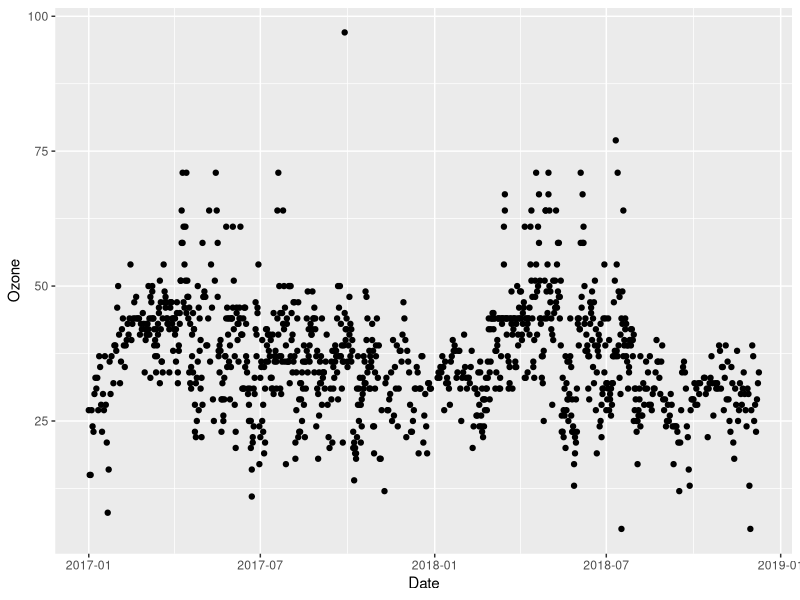
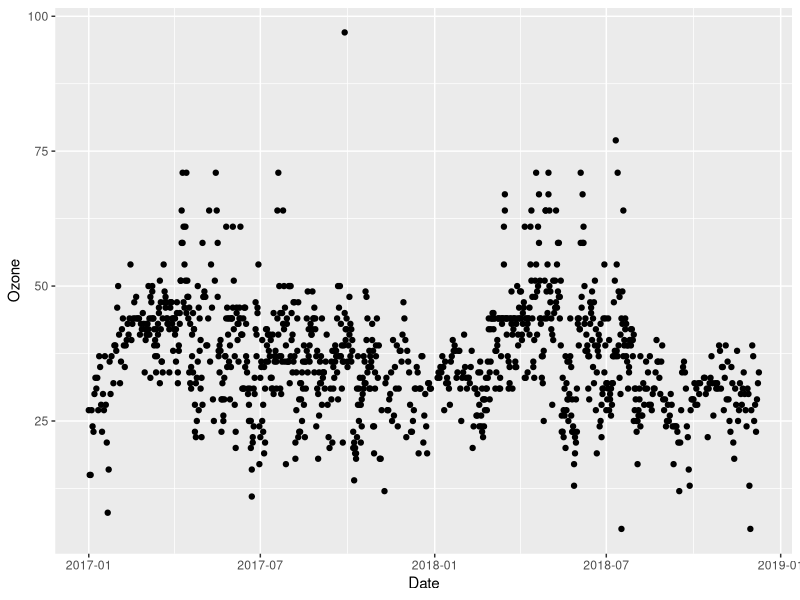
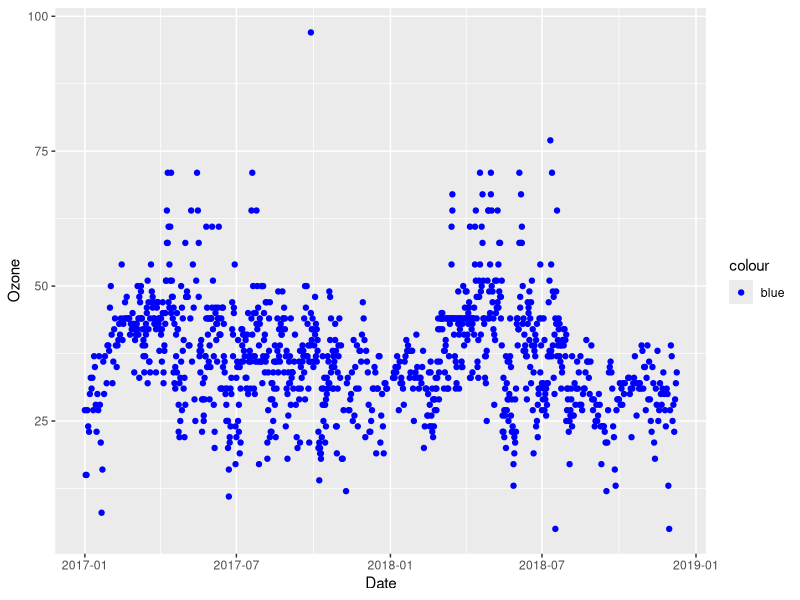
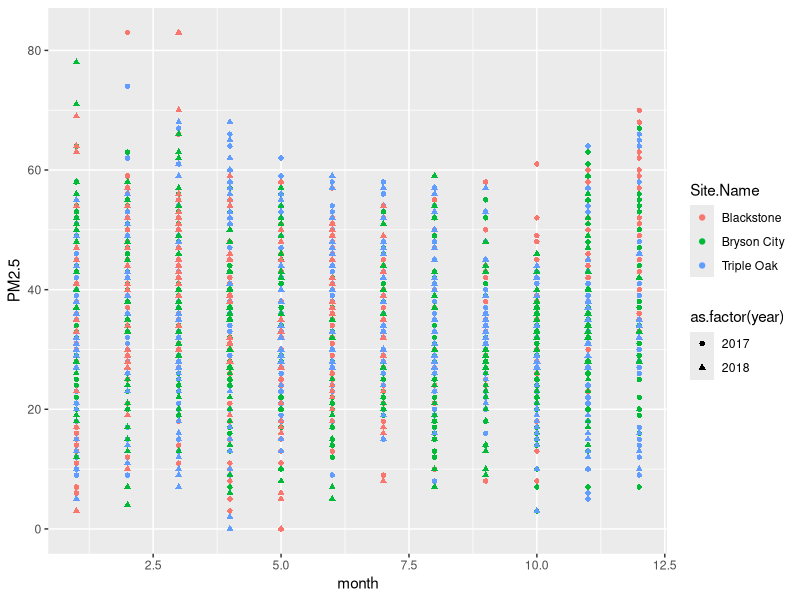
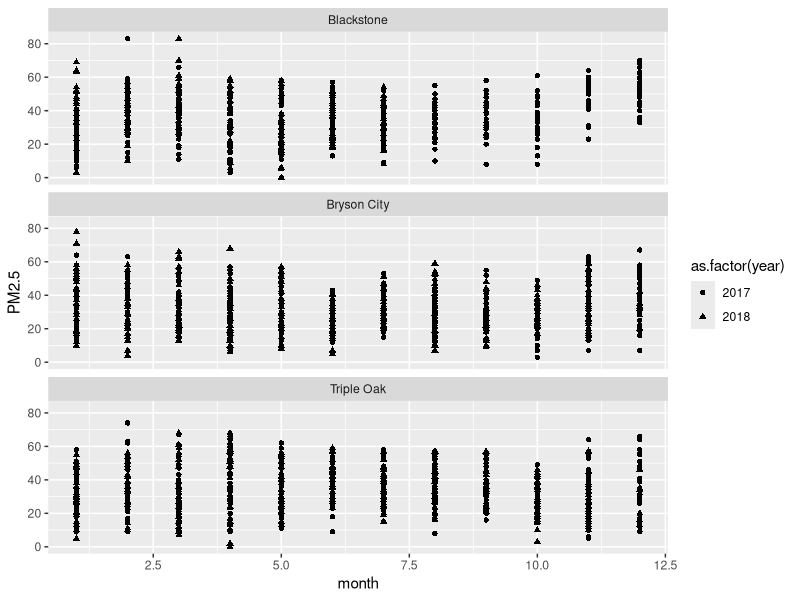
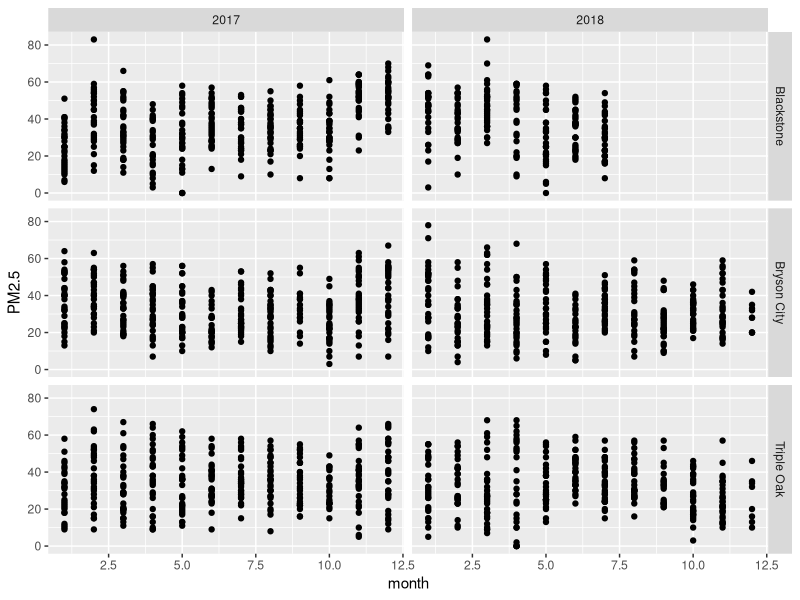
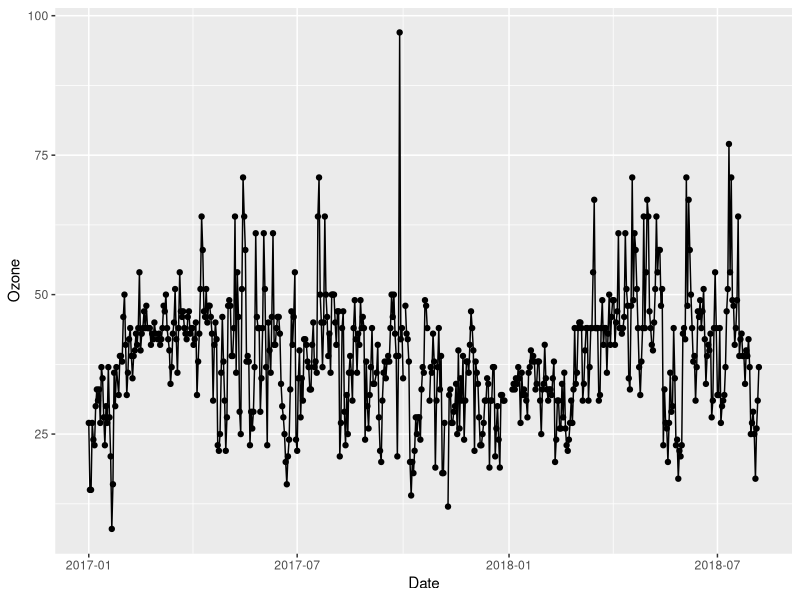
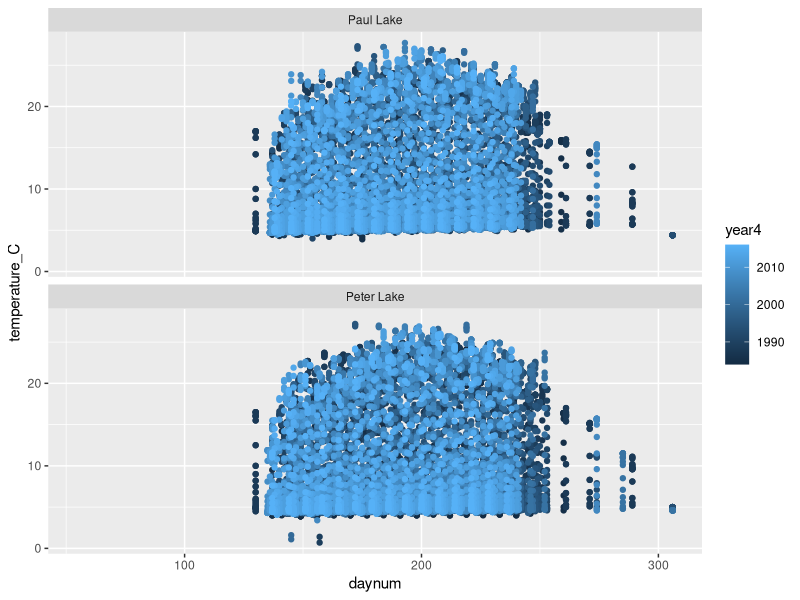

Write R code to recreate these figures, in order.
## ---- chunk 1
getwd()
library(tidyverse)

PeterPaul.chem.nutrients <- read.csv("./Data/Processed/NTL-LTER_Lake_Chemistry_Nutrients_PeterPaul_Processed.csv")
PeterPaul.nutrients.gathered <- read.csv("./Data/Processed/NTL-LTER_Lake_Nutrients_PeterPaulGathered_Processed.csv")
PeterPaul.chem.nutrients.summaries <- read.csv("./Data/Processed/NTL-LTER_Lake_Summaries_PeterPaul_Processed.csv")
EPAair <- read.csv("./Data/Processed/EPAair_O3_PM25_NC1718_Processed.csv.csv")

EPAair$Date <- as.Date(EPAair$Date, format = "%Y-%m-%d")
PeterPaul.chem.nutrients$sampledate <- as.Date(PeterPaul.chem.nutrients$sampledate, format = "%Y-%m-%d")

## ---- chunk 2
# Scatterplot
ggplot(EPAair, aes(x = Date, y = Ozone)) +  #inside aesthetic put x,y
  geom_point() #called a layer, within this layer, specify asethetics;
#geom_point(df2,), you can have another dataframe with some factor matches.
O3plot <- ggplot(EPAair) +
  geom_point(aes(x = Date, y = Ozone))
print(O3plot)

# Fix this code # 在geom后面aes后面的括号里，都是base on dataset的，假如color blue是一个general的东西，就给它放在括号外面就好了。
O3plot2 <- ggplot(EPAair) +
  geom_point(aes(x = Date, y = Ozone, color = 'blue'))+
scale_color_manual(values = c('blue' = 'blue'))
print(O3plot2)

# Add additional variables
library(lubridate)
EPAair<-
  EPAair%>%
 mutate(month = month(Date)) %>%
  mutate(year=year(Date))
PMplot <- 
  ggplot(EPAair, aes(x = month, y = PM2.5, shape = as.factor(year), color = Site.Name)) +
  geom_point()
print(PMplot)

# Separate plot with facets #One column with different levels
PMplot.faceted <-
  ggplot(EPAair, aes(x = month, y = PM2.5, shape = as.factor(year))) +
  geom_point() +
  facet_wrap(vars(Site.Name), nrow = 3)
print(PMplot.faceted)

PMplot.faceted2 <-
  ggplot(EPAair, aes(x = month, y = PM2.5)) +
  geom_point() +
  facet_grid(Site.Name ~ year)
print(PMplot.faceted2)

# Filter dataset within plot building #take subset in the first line. The first line after GGplot should always indicate a dataset
O3plot.Blackstone <- 
  ggplot(subset(EPAair, Site.Name == "Blackstone"), aes(x = Date, y = Ozone)) + 
  geom_point() +
  geom_line()
print(O3plot.Blackstone)

# Exercise: build your own scatterplots of PeterPaul.chem.nutrients

# 1. 
# Plot surface temperatures by day of  year. 
# Color your points by year, and facet by lake in two rows.
PeterTemp <- 
  ggplot(subset(PeterPaul.chem.nutrients,depth=0),
aes(x = daynum, y = temperature_C, color= year4))+
  geom_point()+
  facet_wrap(vars(lakename),nrow = 2)
print(PeterTemp)

#2. 
# Plot temperature by date. Color your points by depth.
# Change the size of your point to 0.5
ggplot(PeterPaul.chem.nutrients, aes(x=
                                       sampledate, y=temperature_C,
                                     color=depth))+
  geom_point(size=0.5)

## ---- chunk 3
# Scatterplot
lightvsDO <- 
  ggplot(PeterPaul.chem.nutrients, aes(x = irradianceWater, y = dissolvedOxygen)) +
  geom_point()
print(lightvsDO)

# Adjust axes #lots of light, phtotosynthesis, exchange with the outside oxygen
lightvsDOfixed <- 
  ggplot(PeterPaul.chem.nutrients, aes(x = irradianceWater, y = dissolvedOxygen)) +
  geom_point() +
  xlim(0, 250) +
  ylim(0, 20)
print(lightvsDOfixed)

# Depth in the fields of limnology and oceanography is on a reverse scale
tempvsdepth <- 
  #ggplot(PeterPaul.chem.nutrients, aes(x = temperature_C, y = depth)) +
  ggplot(PeterPaul.chem.nutrients, aes(x = temperature_C, y = depth, color = daynum)) +
  geom_point() +
  scale_y_reverse() #make a reverse on y axes
print(tempvsdepth)

NvsP <-
  ggplot(PeterPaul.chem.nutrients, aes(x = tp_ug, y = tn_ug, color = depth)) +
  geom_point() #+
  #geom_smooth(method = lm) +
  #geom_abline(aes(slope = 16, intercept = 0))
print(NvsP)

# Exercise: Plot relationships between air quality measurements

# 1. 
# Plot AQI values for ozone by PM2.5, colored by site. 
# Add a line of best fit for the linear regression of these variables.

  
## ---- chunk 4
 # Barplot + error bars
PeterPaul.nutrient.summaries <- PeterPaul.nutrients.gathered %>%
  group_by(lakename, nutrient) %>%
  summarise(sd = sd(concentration), 
            mean = mean(concentration))

Nutrientplot <- 
  ggplot(PeterPaul.nutrients.gathered) +
  geom_bar(aes(x = lakename, y = concentration, fill = as.factor(nutrient)), # why did we use fill?
           position = "dodge", stat = "summary", fun.y = "mean")             # what's happening here?
print(Nutrientplot)

Nutrientplot2 <- 
  ggplot(PeterPaul.nutrient.summaries, aes(x = lakename, y = mean, fill = as.factor(nutrient))) + #
  geom_bar(stat = "identity", position = "dodge") + # what does the stat command do?
  geom_errorbar(aes(ymin = mean-sd, ymax = mean+sd), # how do we specify error bars?
                 position = "dodge")
print(Nutrientplot2)

# Are there more effective ways to produce summary stats for categories?

# Box and whiskers plot
Nutrientplot3 <-
  ggplot(PeterPaul.nutrients.gathered, aes(x = lakename, y = concentration)) +
  geom_boxplot(aes(color = nutrient)) # Why didn't we use "fill"?
print(Nutrientplot3)

# Dot plot
Nutrientplot4 <-
  ggplot(PeterPaul.nutrients.gathered, aes(x = lakename, y = concentration)) +
  geom_dotplot(aes(color = nutrient), binaxis = "y", binwidth = 1, 
               stackdir = "center", position = "dodge") #
print(Nutrientplot4)

# Violin plot
Nutrientplot5 <-
  ggplot(PeterPaul.nutrients.gathered, aes(x = lakename, y = concentration)) +
  geom_violin(aes(color = nutrient)) #
print(Nutrientplot5)

# Frequency polygons
# Using a tidy dataset
Nutrientplot6 <-
  ggplot(PeterPaul.chem.nutrients) +
  geom_freqpoly(aes(x = tn_ug), color = "black") +
  geom_freqpoly(aes(x = tp_ug), color = "darkblue") +
  geom_freqpoly(aes(x = nh34), color = "darkgray") +
  geom_freqpoly(aes(x = no23), color = "gray") +
  geom_freqpoly(aes(x = po4), color = "blue") 
print(Nutrientplot6)

# Using a gathered dataset
Nutrientplot7 <-   
  ggplot(PeterPaul.nutrients.gathered) +
  geom_freqpoly(aes(x = concentration, color = nutrient))
print(Nutrientplot7)

# Exercise: Plot distributions of AQI values for EPAair

# 1. 
# Create a bar chart plus standard deviation error bars for PM2.5, divided by year. 
# Create separate bars for each site. 

# 2. 
# Create a new plot that better depicts the distribution of PM2.5 concentrations. 
# Divide your graph by year and site.

